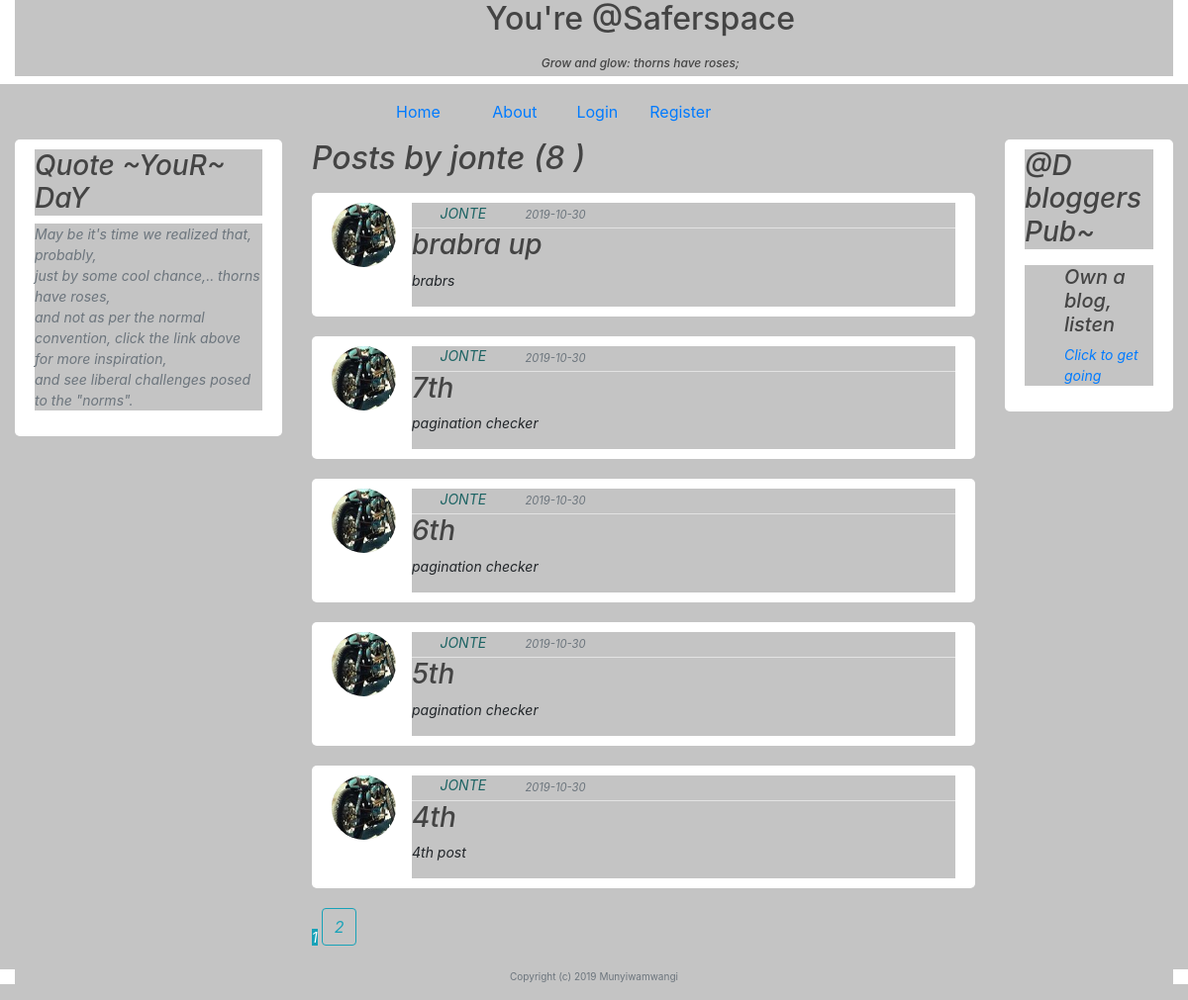
/user/jonte, run on the app's committed database.
### app/models.py (models this page shows, shortened)
class User(db.Model, UserMixin):
	id = db.Column(db.Integer, primary_key = True)
	username = db.Column(db.String(20), unique=True, nullable = False)
	email = db.Column(db.String(200), unique=True, nullable = False)
	image_file = db.Column(db.String(20),  nullable = False, default = 'default.jpg')
	password = db.Column(db.String(60), nullable = False)
	posts = db.relationship('Post', backref = 'user', lazy = True)

class Post(db.Model):
	id = db.Column(db.Integer, primary_key = True)
	title = db.Column(db.String(150), nullable = False)
	date_posted = db.Column(db.DateTime, nullable = False, default = datetime.utcnow)
	content = db.Column(db.String(200), nullable = False )
	user_id = db.Column(db.Integer, db.ForeignKey('user.id'), nullable = False)
	reviews = db.relationship('Review', backref = 'post', lazy = 'dynamic')

### app/users/routes.py (the view)
@users.route("/user/<string:username>")
def user_posts(username):
	page = request.args.get('page', 1, type = int)
	user = User.query.filter_by(username = username).first_or_404()
	posts = Post.query.filter_by(user = user)\
		.order_by(Post.date_posted.desc())\
		.paginate(page = page, per_page = 5)
	return render_template('user_posts.html', posts=posts, user = user)

### app/templates/user_posts.html
{% extends "layout.html" %}
{% block content %}
<h2 class="mb-3"> Posts by {{ user.username }} ({{ posts.total }} ) </h2>
{% for post in posts.items %}
<article class="media content-section">
	<img class="rounded-circle article-img" src="{{ url_for('static',filename = 'profile_pics/' + post.user.image_file) }} ">
	<div class="media-body">
		<div class="article-metadata">
			<a class="mr-2 cutetext" href="{{url_for('users.user_posts', username = post.user.username) }} ">{{ post.user.username}}</a>
			<small class="text-muted">{{post.date_posted.strftime('%Y-%m-%d')}} </small>
		</div>
		<h3><a class="article-title" href="{{ url_for('posts.post', post_id = post.id) }} ">{{post.title}} </a></h3>
		<p class="article-content">{{post.content}} </p>
	</div>
</article>
{% endfor %}
{% for page_num in posts.iter_pages(left_edge =1, right_edge=1, left_current=1, right_current=2) %}
{% if page_num %}
	{% if posts.page == page_num %}
	<a class="btn-info mb-4" href="{{url_for('users.user_posts', username = user.username, page=page_num ) }} ">{{ page_num }}</a>
	{% else %}
	<a class="btn btn-outline-info mb-4" href="{{url_for('users.user_posts', username = user.username, page=page_num ) }} ">{{ page_num }}</a>
	{% endif %}
{% else %}
...
{% endif %}
{% endfor %}
{% endblock content %}

### app/static/main.css (style rules this page uses)
* { background-color: #c4c4c4; }
html { scroll-behavior: smooth; }
.cutetext { color: rgb(28, 99, 99); text-transform: uppercase; font-variant: small-caps; padding: 5%; }
h1,h2,h3,h4,h5,h6 { color: #444444; }
.content-section { background: #ffffff; padding: 10px 20px; border: 2px splod #dddddd; border-radius: 5px; margin-bottom: 20px; }
.article-title { color: #444444; }
.article-content { white-space: pre-line; }
.article-img { width: 65px; height: 65px; margin-right: 16px; }
.article-metadata { padding-left: 1px; padding-bottom: 4px; border-bottom: 1px solid #e3e3e3; }

### data on the page
User: username "jonte"
Post: image_file (picture), user.username "JONTE", date_posted "2019-10-30", title "brabra up", content "brabrs"
Post: image_file (picture), user.username "JONTE", date_posted "2019-10-30", title "7th", content "pagination checker"
Post: image_file (picture), user.username "JONTE", date_posted "2019-10-30", title "6th", content "pagination checker"
Post: image_file (picture), user.username "JONTE", date_posted "2019-10-30", title "5th", content "pagination checker"
Post: image_file (picture), user.username "JONTE", date_posted "2019-10-30", title "4th", content "4th post"

### other printed values
{{ posts.total }} "8"
{{ page_num }} "1"
{{ page_num }} "2"
